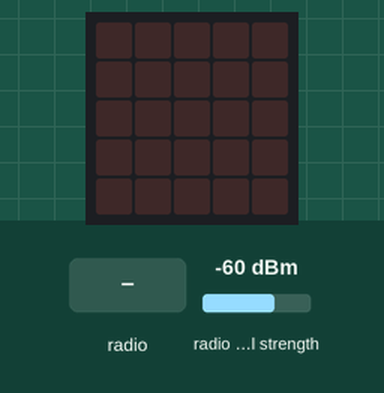
Simulated run of this program. Board: BBC micro:bit (MakeCode). Shown: the board's 5×5 LED display. The test bench sets the inputs (shaded band); at power-on: radio signal strength -60 dBm.

Above: at 1.2 s.
1.3 s: radio message "1" arrives
At 1.5 s:
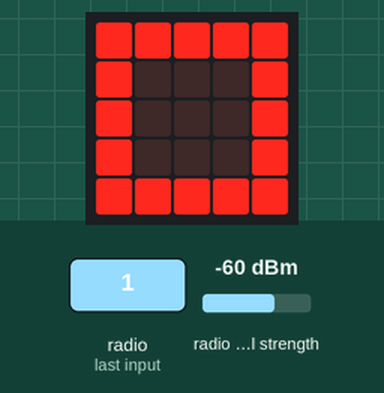
At 2.8 s:
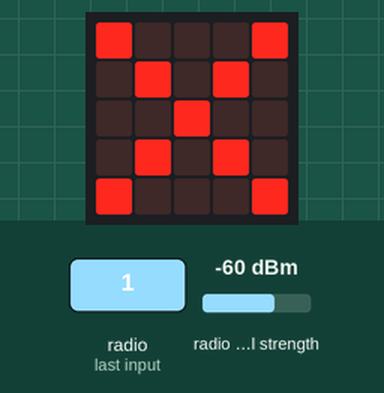
Timing chart, 0 to 4.3 s (numbered marks = the images above; inputs shaded):
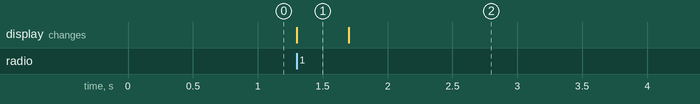

Measured:
- after the input at 1.3 s, the display: changes at once (image 1)
- what the display in image 1 shows lasts 0.4 s, from 1.3 s to 1.7 s

The program:

main.ts
```typescript
radio.onReceivedNumber(function (receivedNumber) {
    signal = radio.receivedPacket(RadioPacketProperty.SignalStrength)
    basic.showLeds(`
        # # # # #
        # . . . #
        # . . . #
        # . . . #
        # # # # #
        `)
    if (signal < -100) {
        basic.showLeds(`
            . . . . .
            . . . . .
            . . # . .
            . . . . .
            . . . . .
            `)
    } else if (signal < -70) {
        basic.showLeds(`
            . . . . .
            . # . # .
            . . # . .
            . # . # .
            . . . . .
            `)
    } else {
        basic.showLeds(`
            # . . . #
            . # . # .
            . . # . .
            . # . # .
            # . . . #
            `)
    }
})
let signal = 0
radio.setGroup(1)
```

test.ts
```typescript
// 테스트는 여기로 이동합니다; 이 패키지가 확장으로 사용될 때 컴파일되지 않을 것 입니다.
```
